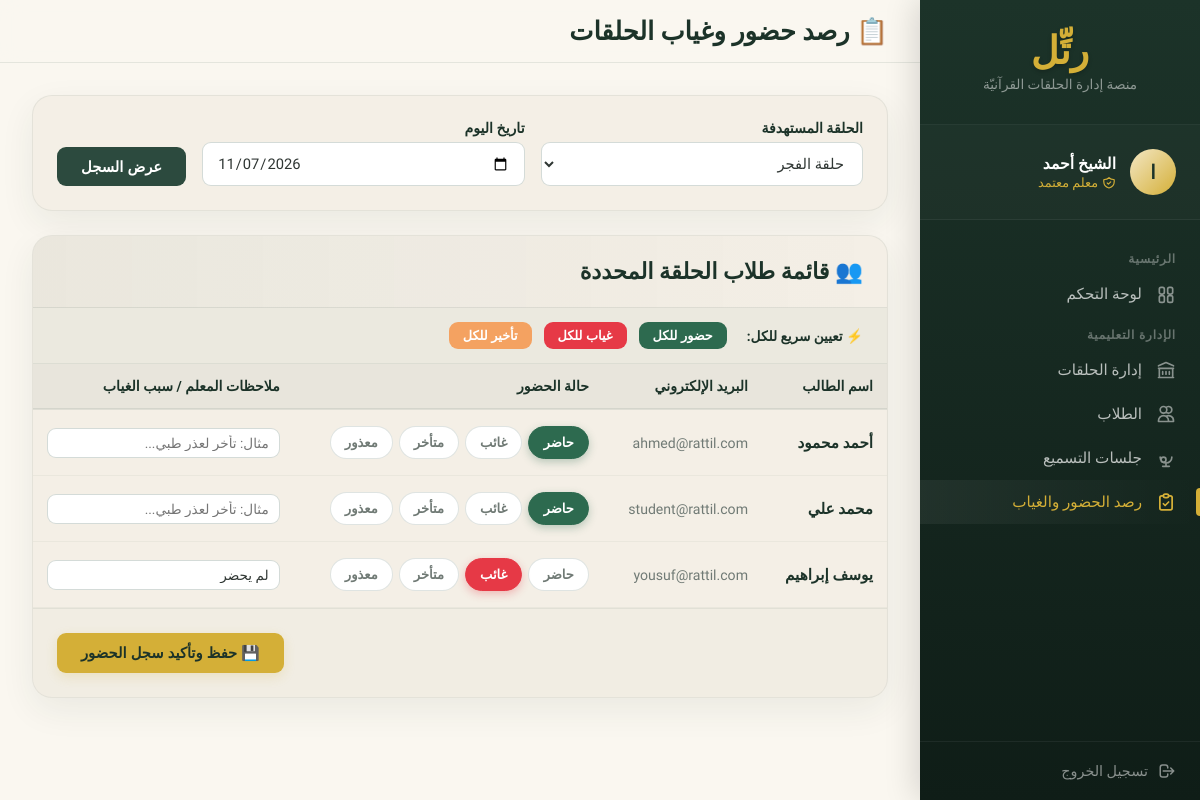
Screenshot of /teacher/attendance.php (signed in) with the database file from the repository.
### tables this page shows
CREATE TABLE `users` (
    `id`         INT           NOT NULL AUTO_INCREMENT,
    `name`       VARCHAR(100)  NOT NULL,
    `email`      VARCHAR(150)  NOT NULL,
    `password`   VARCHAR(255)  NOT NULL,
    `role`       ENUM('admin','teacher','student') NOT NULL,
    `avatar`     VARCHAR(255)  DEFAULT NULL,
    `phone`      VARCHAR(20)   DEFAULT NULL,
    `created_at` TIMESTAMP     NOT NULL DEFAULT CURRENT_TIMESTAMP,
    PRIMARY KEY (`id`),
    UNIQUE KEY `uk_email` (`email`),
    INDEX `idx_role` (`role`)
);

CREATE TABLE `attendance` (
    `id`         INT       NOT NULL AUTO_INCREMENT,
    `halqa_id`   INT       NOT NULL,
    `student_id` INT       NOT NULL,
    `teacher_id` INT       NOT NULL,
    `date`       DATE      NOT NULL,
    `status`     ENUM('present','absent','late','excused') NOT NULL,
    `note`       TEXT      DEFAULT NULL,
    `created_at` TIMESTAMP NOT NULL DEFAULT CURRENT_TIMESTAMP,
    PRIMARY KEY (`id`),
    UNIQUE KEY `uk_att` (`halqa_id`,`student_id`,`date`),
    INDEX `idx_att_student` (`student_id`),
    INDEX `idx_att_date`    (`date`)
);

### config/db.php (called while the page is built, shortened)
<?php
function getCurrentUser(PDO $pdo): ?array {
    $stmt = $pdo->prepare("SELECT id,name,email,role,avatar,phone,created_at FROM users WHERE id=?");
    $stmt->execute([$_SESSION['user_id']]);
    return $stmt->fetch() ?: null;
}
function sanitize(mixed $v): string {
    return htmlspecialchars(trim((string)$v), ENT_QUOTES, 'UTF-8');
}

### teacher/attendance.php (the view, shortened to what this page needs)
<?php
require_once '../config/db.php';
$user = getCurrentUser($pdo);
$stmtH = $pdo->prepare("SELECT id,name FROM halaqat WHERE teacher_id=? AND status='active'");
$stmtH->execute([$user['id']]);
$myHalaqat = $stmtH->fetchAll();
$selectedHalqa = (int)($_GET['halqa_id'] ?? ($myHalaqat[0]['id'] ?? 0));
$selectedDate  = sanitize($_GET['date'] ?? date('Y-m-d'));
$students = [];
if ($selectedHalqa) {
    $stmtS = $pdo->prepare("SELECT u.id, u.name, u.email, att.status, att.note
                            FROM halqa_students hs
                            JOIN users u ON u.id = hs.student_id
                            LEFT JOIN attendance att ON att.student_id = u.id AND att.halqa_id = ? AND att.date = ?
                            WHERE hs.halqa_id = ?
                            ORDER BY u.name ASC");
    $stmtS->execute([$selectedHalqa, $selectedDate, $selectedHalqa]);
    $students = $stmtS->fetchAll();
}
?>
<!DOCTYPE html>
<html lang="ar" dir="rtl">
<head>
</head>
<body>
<div class="sidebar">
    <div class="sidebar-logo">
        <div class="logo-text">رتِّل</div>
        <div class="logo-sub">منصة إدارة الحلقات القرآنيّة</div>
    </div>
    <div class="sidebar-user">
        <div class="avatar-circle"><?= mb_substr($user['name']??'م', 0, 1, 'utf-8') ?></div>
        <div class="sidebar-user-info">
            <div class="name"><?= htmlspecialchars($user['name']) ?></div>
            <div class="role">
                معلم معتمد
            </div>
        </div>
    </div>
    <div class="sidebar-nav">
        <div class="nav-section">الرئيسية</div>
        <a class="nav-link" href="dashboard.php">
            لوحة التحكم
        </a>
        <div class="nav-section">الإدارة التعليمية</div>
        <a class="nav-link" href="halaqat.php">
            <svg fill="none" stroke="currentColor" viewBox="0 0 24 24"><path stroke-linecap="round" stroke-linejoin="round" stroke-width="2" d="M8 14v3m4-3v3m4-3v3M3 21h18M3 10h18M3 7l9-4 9 4M4 10h16v11H4V10z"/></svg>
            إدارة الحلقات
        </a>
        <a class="nav-link" href="students.php">
            <svg fill="none" stroke="currentColor" viewBox="0 0 24 24"><path stroke-linecap="round" stroke-linejoin="round" stroke-width="2" d="M12 4.354a4 4 0 110 5.292M15 21H3v-1a6 6 0 0112 0v1zm0 0h6v-1a6 6 0 00-9-5.197M13 7a4 4 0 11-8 0 4 4 0 018 0z"/></svg>
            الطلاب
        </a>
        <a class="nav-link" href="recitation_log.php">
            <svg fill="none" stroke="currentColor" viewBox="0 0 24 24"><path stroke-linecap="round" stroke-linejoin="round" stroke-width="2" d="M19 11a7 7 0 01-7 7m0 0a7 7 0 01-7-7m7 7v4m0 0H8m4 0h4m-4-8a3 3 0 11-6 0 3 3 0 016 0z"/></svg>
            جلسات التسميع
        </a>
        <a class="nav-link active" href="attendance.php">
            <svg fill="none" stroke="currentColor" viewBox="0 0 24 24"><path stroke-linecap="round" stroke-linejoin="round" stroke-width="2" d="M9 5H7a2 2 0 00-2 2v12a2 2 0 002 2h10a2 2 0 002-2V7a2 2 0 00-2-2h-2M9 5a2 2 0 002 2h2a2 2 0 002-2M9 5a2 2 0 012-2h2a2 2 0 012 2m-6 9l2 2 4-4"/></svg>
            رصد الحضور والغياب
        </a>
    </div>
    <div class="sidebar-footer">
        <a class="logout-btn" href="../logout.php">
            <svg width="18" height="18" fill="none" stroke="currentColor" viewBox="0 0 24 24"><path stroke-linecap="round" stroke-linejoin="round" stroke-width="2" d="M17 16l4-4m0 0l-4-4m4 4H7m6 4v1a3 3 0 01-3 3H6a3 3 0 01-3-3V7a3 3 0 013-3h4a3 3 0 013 3v1"/></svg>
            تسجيل الخروج
        </a>
    </div>
</div>
<div class="main">
    <div class="topbar">
        <div class="topbar-title">📋 رصد حضور وغياب الحلقات</div>
    </div>
    <div class="content">
        <div class="card">
            <div class="card-body">
                <form method="GET" class="filter-bar">
                    <div class="form-group">
                        <label>الحلقة المستهدفة</label>
                        <select name="halqa_id" class="form-control" onchange="this.form.submit()">
                            <?php foreach($myHalaqat as $h): ?>
                                <option value="<?= $h['id'] ?>" <?= $selectedHalqa == $h['id'] ? 'selected' : '' ?>><?= htmlspecialchars($h['name']) ?></option>
                            <?php endforeach; ?>
                        </select>
                    </div>
                    <div class="form-group">
                        <label>تاريخ اليوم</label>
                        <input type="date" name="date" value="<?= htmlspecialchars($selectedDate) ?>" class="form-control" onchange="this.form.submit()">
                    </div>
                    <div>
                        <button type="submit" class="btn btn-primary">عرض السجل</button>
                    </div>
                </form>
            </div>
        </div>
        <?php if($selectedHalqa): ?>
            <div class="card">
                <div class="card-header">
                    <div class="card-title">👥 قائمة طلاب الحلقة المحددة</div>
                </div>
                <div class="bulk-actions">
                    <span class="bulk-label">⚡ تعيين سريع للكل:</span>
                    <button type="button" class="btn btn-primary" style="padding:6px 14px; font-size:0.8rem; background:var(--clr-present);" onclick="markAll('present')">حضور للكل</button>
                    <button type="button" class="btn btn-primary" style="padding:6px 14px; font-size:0.8rem; background:var(--clr-absent);" onclick="markAll('absent')">غياب للكل</button>
                    <button type="button" class="btn btn-primary" style="padding:6px 14px; font-size:0.8rem; background:var(--clr-late);" onclick="markAll('late')">تأخير للكل</button>
                </div>
                <form method="POST">
                    <?php if(empty($students)): ?>
                        <div style="padding:50px; text-align:center; color:var(--gray); font-weight:500;">لا يوجد طلاب مقيدين في هذه الحلقة حالياً.</div>
                    <?php else: ?>
                        <table class="attendance-table">
                            <thead>
                                <tr>
                                    <th>اسم الطالب</th>
                                    <th>البريد الإلكتروني</th>
                                    <th>حالة الحضور</th>
                                    <th>ملاحظات المعلم / سبب الغياب</th>
                                </tr>
                            </thead>
                            <tbody>
                            <?php foreach($students as $s): $curr = $s['status'] ?? 'present'; ?>
                                <tr class="student-row" id="row_<?= $s['id'] ?>">
                                    <td>
                                        <div style="font-weight:700; color:var(--primary);"><?= htmlspecialchars($s['name']) ?></div>
                                    </td>
                                    <td style="color:var(--gray); font-size:0.88rem;"><?= htmlspecialchars($s['email']) ?></td>
                                    <td>
                                        <div class="status-options">
                                            <label class="status-btn">
                                                <span class="status-lbl p-lbl">حاضر</span>
                                            </label>
                                            <label class="status-btn">
                                                <span class="status-lbl a-lbl">غائب</span>
                                            </label>
                                            <label class="status-btn">
                                                <span class="status-lbl l-lbl">متأخر</span>
                                            </label>
                                            <label class="status-btn">
                                                <span class="status-lbl e-lbl">معذور</span>
                                            </label>
                                        </div>
                                    </td>
                                    <td>
                                        <input type="text" name="note[<?= $s['id'] ?>]" value="<?= htmlspecialchars($s['note'] ?? '') ?>" placeholder="مثال: تأخر لعذر طبي..." class="form-control" style="padding:6px 10px; font-size:0.85rem;">
                                    </td>
                                </tr>
                            <?php endforeach; ?>
                            </tbody>
                        </table>
                        <div style="padding:24px; text-align:left; border-top:1px solid rgba(44, 74, 62, 0.08); background:rgba(44, 74, 62, 0.01)">
                            <button type="submit" class="btn btn-gold" style="box-shadow: 0 4px 12px rgba(212,175,55,0.2);">💾 حفظ وتأكيد سجل الحضور</button>
                        </div>
                    <?php endif; ?>
                </form>
            </div>
        <?php endif; ?>
    </div>
</div>
</body>
</html>

### rows the page displays
users: name "ا", name "الشيخ أحمد"
attendance: student.name "أحمد محمود", student.email "ahmed@rattil.com"
attendance: student.name "محمد علي", student.email "student@rattil.com"
attendance: student.name "يوسف إبراهيم", student.email "yousuf@rattil.com", note "لم يحضر"

### other values shown
form field halqa_id "حلقة الفجر"
